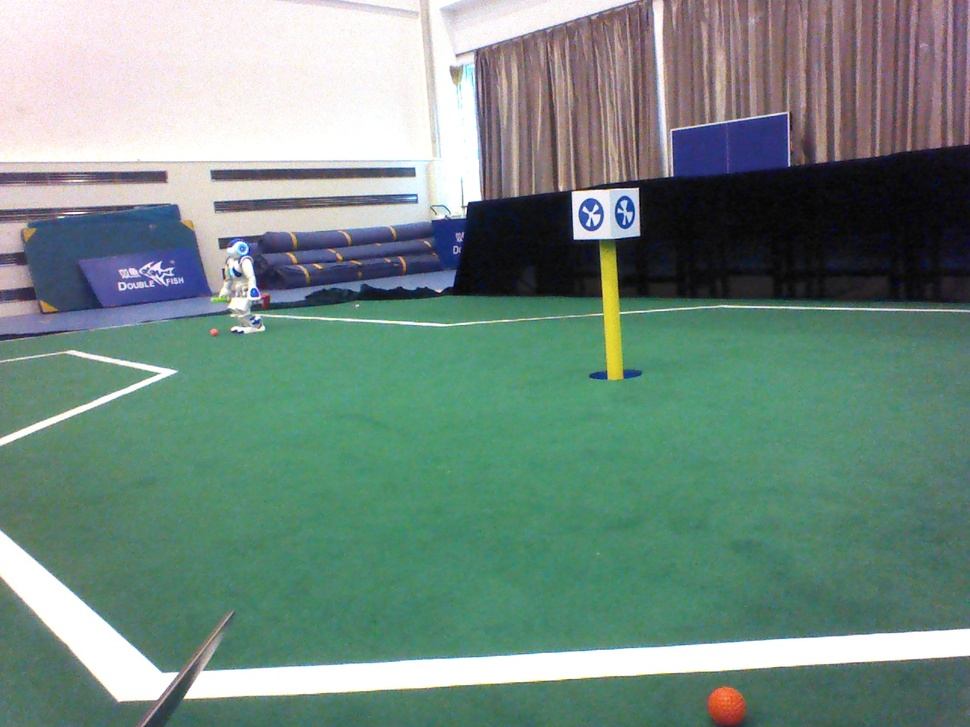
#> input picture 10 Contours/image.jpg, 970 x 727 px, shrunk from 1280 x 960 before the run
$ python test3.py   (older library calls are emulated)
#> lines starting #> are read from the running program, lines starting #| are printed output that depends on the picture; after the words box and inside, x2 and y2 are one past the last pixel; in counts of white or black regions, pixels touching at a corner belong together
import cv2
import numpy as np

img = cv2.imread("image.jpg")
#> img is the input picture: shape (727, 970, 3); mean B, G, R 129.3, 139.1, 115

hsv = cv2.cvtColor(img, cv2.COLOR_BGR2HSV)
#> hsv: shape (727, 970, 3); mean H, S, V 82, 74, 146.9
cv2.imwrite('.\\yellow stick\\yb_hsv.jpg',hsv)
# define range of blue color in HSV
lower_yellow = np.array([11,43,46])
upper_yellow = np.array([34,255,255])
# Threshold the HSV image to get only yellows colors
mask = cv2.inRange(hsv, lower_yellow, upper_yellow)
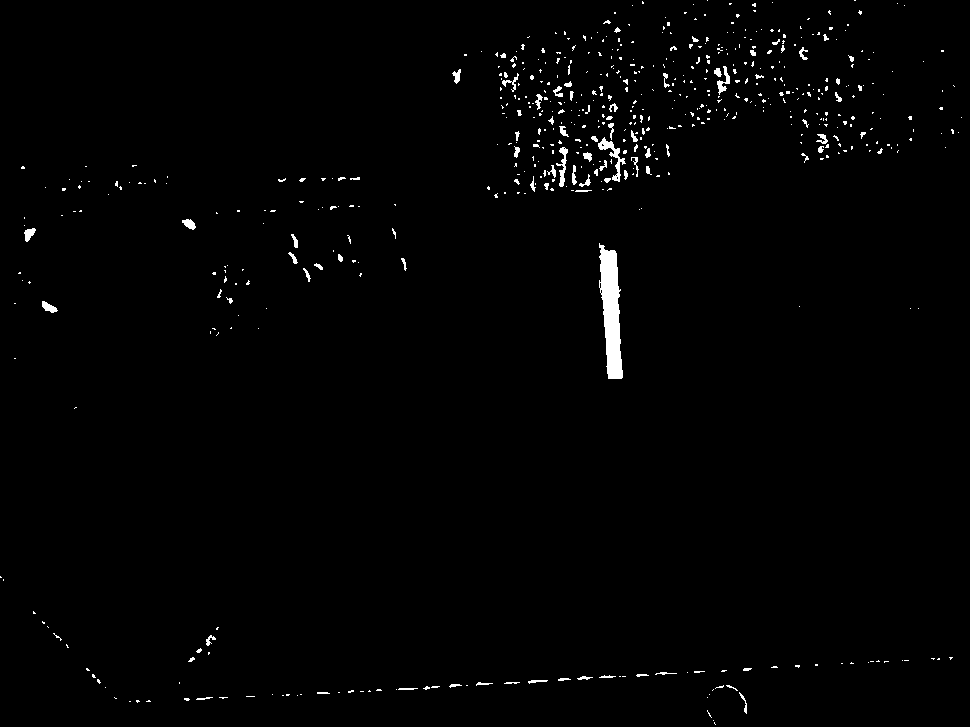
#> mask: shape (727, 970); 1.2% white; 599 white regions (515 under 20 px), largest, box (x1, y1, x2, y2) and area: (599, 243, 623, 379) 2090, (598, 137, 626, 182) 318, (556, 147, 568, 187) 187
cv2.imwrite('.\\yellow stick\\yb_mask.jpg',mask)
res = cv2.bitwise_and(img,img, mask= mask)
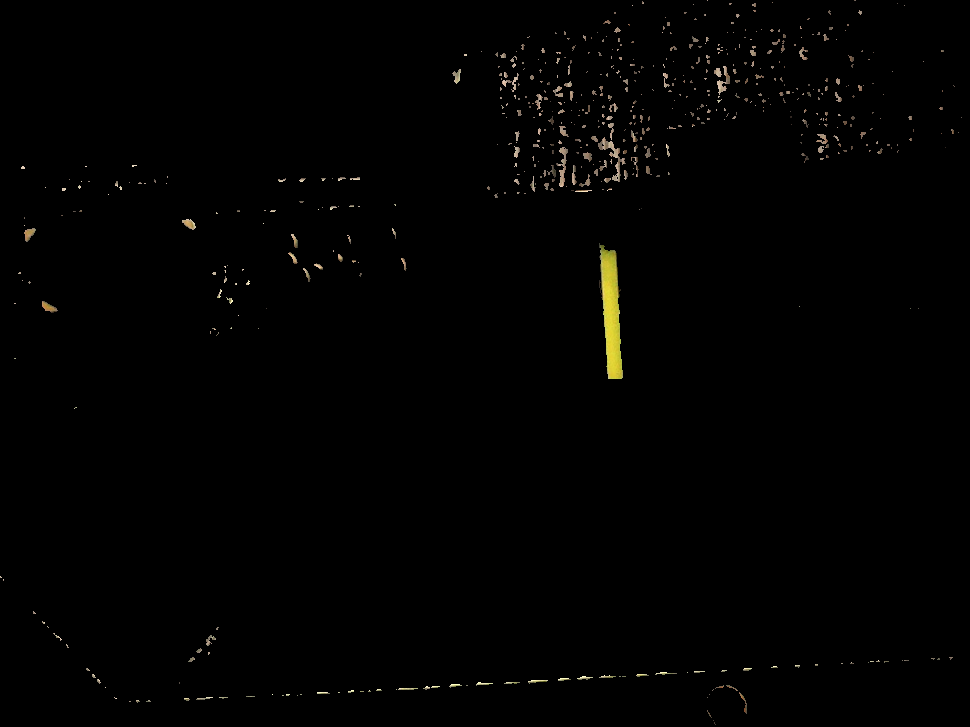
#> res: shape (727, 970, 3); mean B, G, R 1.2, 1.8, 2
cv2.imwrite('.\\yellow stick\\yb_mask_res.jpg',res)

kernel = np.ones((5,5),np.uint8)
morph = cv2.morphologyEx(mask,cv2.MORPH_OPEN,kernel)
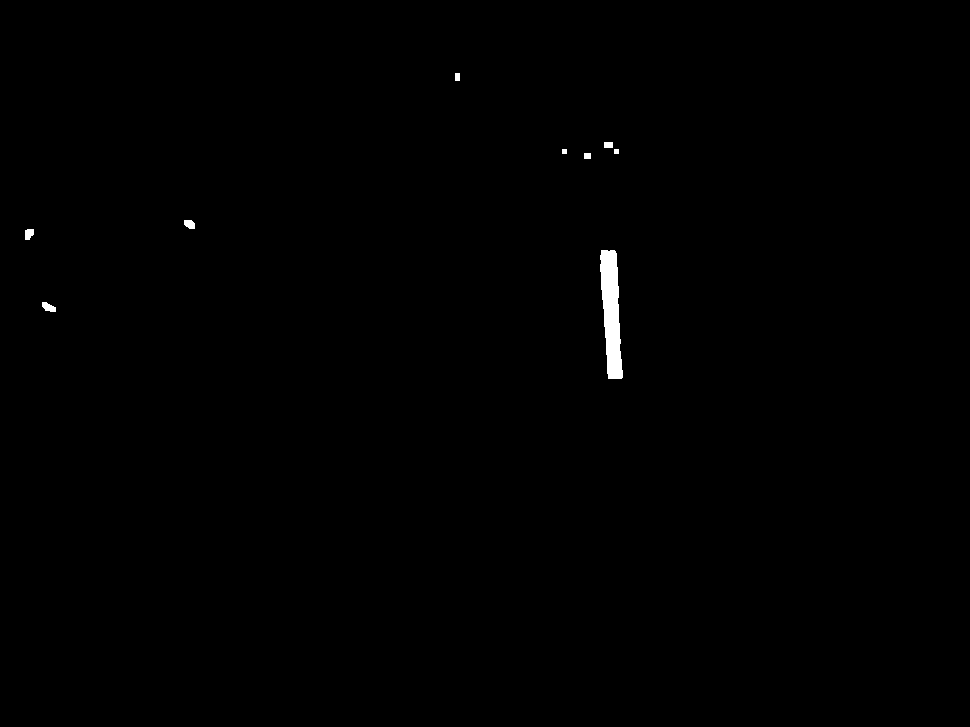
#> morph: shape (727, 970); 0.35% white; 9 white regions
cv2.imwrite('.\\yellow stick\\yb_morph.jpg',morph)
res = cv2.bitwise_and(img,img, mask= morph)
cv2.imwrite('.\\yellow stick\\yb_morph_res.jpg',res)
#contours operation
ret,thresh = cv2.threshold(morph,127,255,0)
im2,contours,hierarchy = cv2.findContours(thresh, 1, 2)
#> contours = 9 contours, 2 with area under 20; largest, box (x1, y1, x2, y2) and area: (600, 250, 623, 379) 1885, (42, 302, 56, 312) 76, (184, 220, 195, 229) 66, (25, 229, 34, 240) 65, (604, 142, 613, 148) 40, (584, 153, 591, 159) 30, (455, 73, 460, 81) 28
#cv2.drawContours(img,contours,-1,(0,0,255),3)
#cv2.imwrite('.\\yellow stick\\contours.jpg',img)

if len(contours):
        area_max = 0
        MA = 0

        #search the biggest area of this picture
        for i in range(0,len(contours)):
            area = cv2.contourArea(contours[i])
            if area > area_max:
                area_max = area
                MA = i
#> this loop made 9 passes
#> (area, area_max, MA) on passes 1 to 2: (75.5, 75.5, 0), (1885, 1885, 1)
#> area on passes 3, 4, 5, 8, 9: 65, 65.5, 30, 40, 28
#> after the loop, MA = 1; area_max = 1885
        if area_max > 25:
            rect = cv2.minAreaRect(contours[MA])
#> rect = ((610.9, 314), (17.19, 128.9), -3.01)
            box = cv2.boxPoints(rect)
#> box = [[605.7, 378.8], [598.9, 250.1], [616.1, 249.2], [622.8, 377.9]]
            box = np.int0(box)
#> box = [[605, 378], [598, 250], [616, 249], [622, 377]]
            #cv2.drawContours(img,contours,MA,(0,0,255),3)
            #cv2.imwrite('.\\yellow stick\\yb_mask_area.jpg',img)
            M = cv2.moments(contours[MA])
#> M = moments, m00 1885, centre m10/m00, m01/m00 = (610.9, 312.1)
            cx = int(M['m10']/M['m00'])
#> cx = 610
            cy = int(M['m01']/M['m00'])
#> cy = 312
            cv2.circle(img,(cx,cy),5,(0,0,255),-1)
#> img: shape (727, 970, 3); 0.01% of pixels changed, all inside (x1, y1, x2, y2) = (605, 307, 616, 318)
            cv2.putText(img,str([cx,cy]),(cx+10,cy+20), 1, 2,(255,255,255),1,cv2.LINE_AA)
            cv2.imwrite('.\\yellow stick\\yb_find_center.jpg',img)
            cv2.drawContours(img,[box],0,(0,255,0),2)
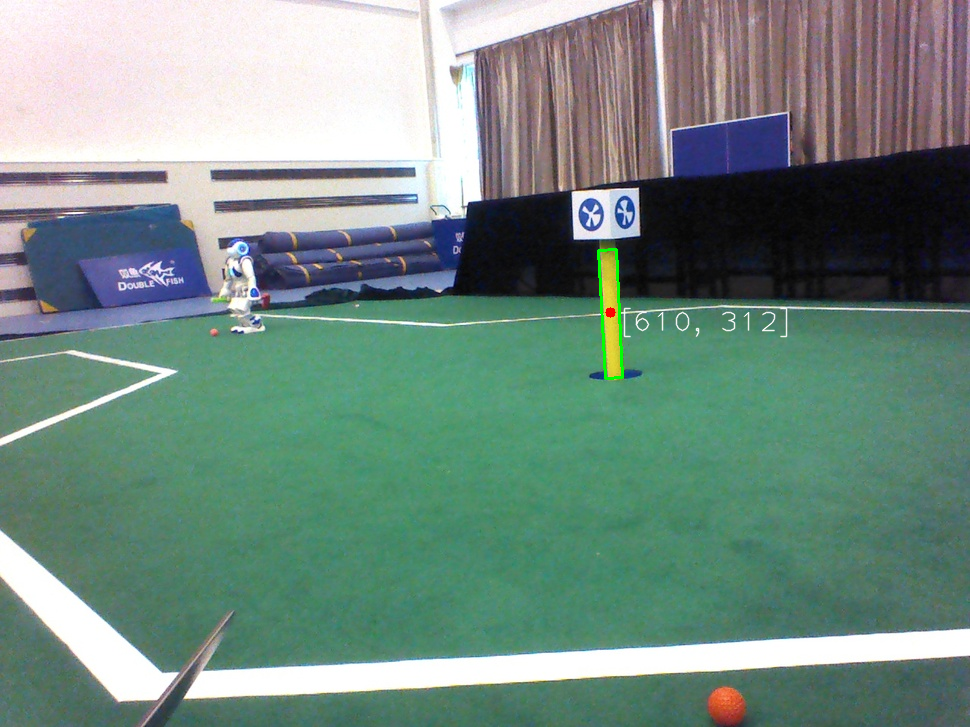
#> img: shape (727, 970, 3); mean B, G, R 129.3, 139.3, 115
            cv2.imwrite('.\\yellow stick\\yb_fit_rect.jpg',img)
            print(cx,cy)
#| 610 312
        else:
            print("no object")
# Bitwise-AND mask and original image
cv2.imshow('img',img)
cv2.imwrite('.\\yellow stick\\yb_result.jpg',img)
k = cv2.waitKey(0)
#> (key Esc is pressed here)
cv2.destroyAllWindows()
